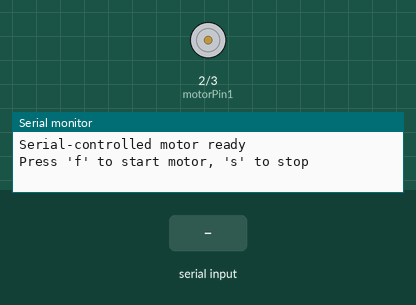
This sketch was run on a simulated Arduino Mega 2560, built with avr-gcc and run on an emulated ATmega2560. Parts: motor-driver pin pairs drawn as motors (green arrow = first pin HIGH = forward, orange = second pin HIGH = backward, longer = more drive), the last lines printed to the serial monitor. The inputs (shaded band) are chosen by the test bench.

Above: at 1.2 s.
1.3 s: "f" received over Serial
At 1.6 s:
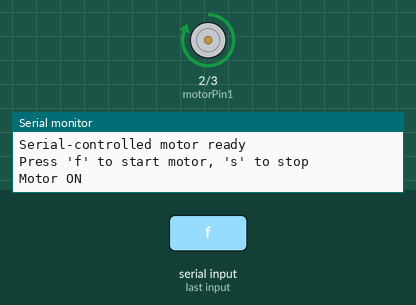
2.8 s: "s" received over Serial
At 4.0 s:
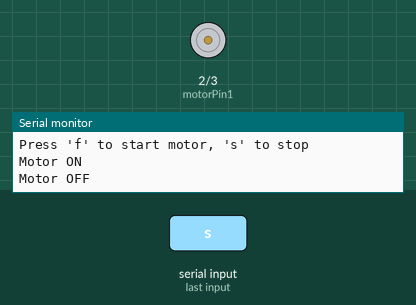
Timing chart, 0 to 5.8 s (numbered marks = the images above; inputs shaded):
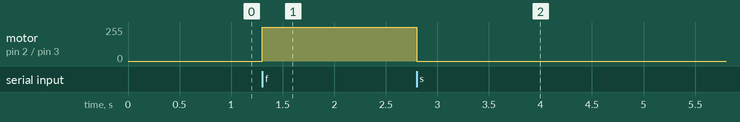

The sketch:

test_pump.ino
```cpp
// Arduino Mega Serial-Controlled DC Motor
// Uses L298N motor driver
// Press 'f' in Serial Monitor to activate the motor
// Press 's' in Serial Monitor to stop the motor

// L298N Motor Driver Pins
//const int motorEnable = 9;  // Enable pin for motor speed control
const int motorPin1 = 2;    // Motor control pin 1
const int motorPin2 = 3;    // Motor control pin 2

// Variables for serial control
char receivedChar;
boolean motorRunning = false;

void setup() {
  // Set motor control pins as outputs
//  pinMode(motorEnable, OUTPUT);
  pinMode(motorPin1, OUTPUT);
  pinMode(motorPin2, OUTPUT);

  // Initialize serial communication
  Serial.begin(9600);
  Serial.println("Serial-controlled motor ready");
  Serial.println("Press 'f' to start motor, 's' to stop");

  // Ensure motor is off at startup
  stopMotor();
}

void loop() {
  // Check if serial data is available
  if (Serial.available() > 0) {
    // Read the incoming byte
    receivedChar = Serial.read();

    // Check if the received character is 'f' (start motor)
    if (receivedChar == 'f') {
      startMotor();
      Serial.println("Motor ON");
    }
    // Check if the received character is 's' (stop motor)
    else if (receivedChar == 's') {
      stopMotor();
      Serial.println("Motor OFF");
    }

    // Clear any remaining characters in the buffer
    while (Serial.available() > 0) {
      Serial.read();
    }
  }
}

// Function to start the motor
void startMotor() {
  // Set motor direction (forward)
  digitalWrite(motorPin1, HIGH);
  digitalWrite(motorPin2, LOW);

  // Set motor speed (0-255)
//  analogWrite(motorEnable, 200);  // ~75% speed

  motorRunning = true;
}

// Function to stop the motor
void stopMotor() {
  digitalWrite(motorPin1, LOW);
  digitalWrite(motorPin2, LOW);
//  analogWrite(motorEnable, 0);

  motorRunning = false;
}
```

Measured:
- after the input at 1.3 s, motor on pin 2 (motorPin1) / pin 3 (motorPin2): stopped → forward 255/255 at once
- after the input at 2.8 s, motor on pin 2 (motorPin1) / pin 3 (motorPin2): forward 255/255 → stopped at once
